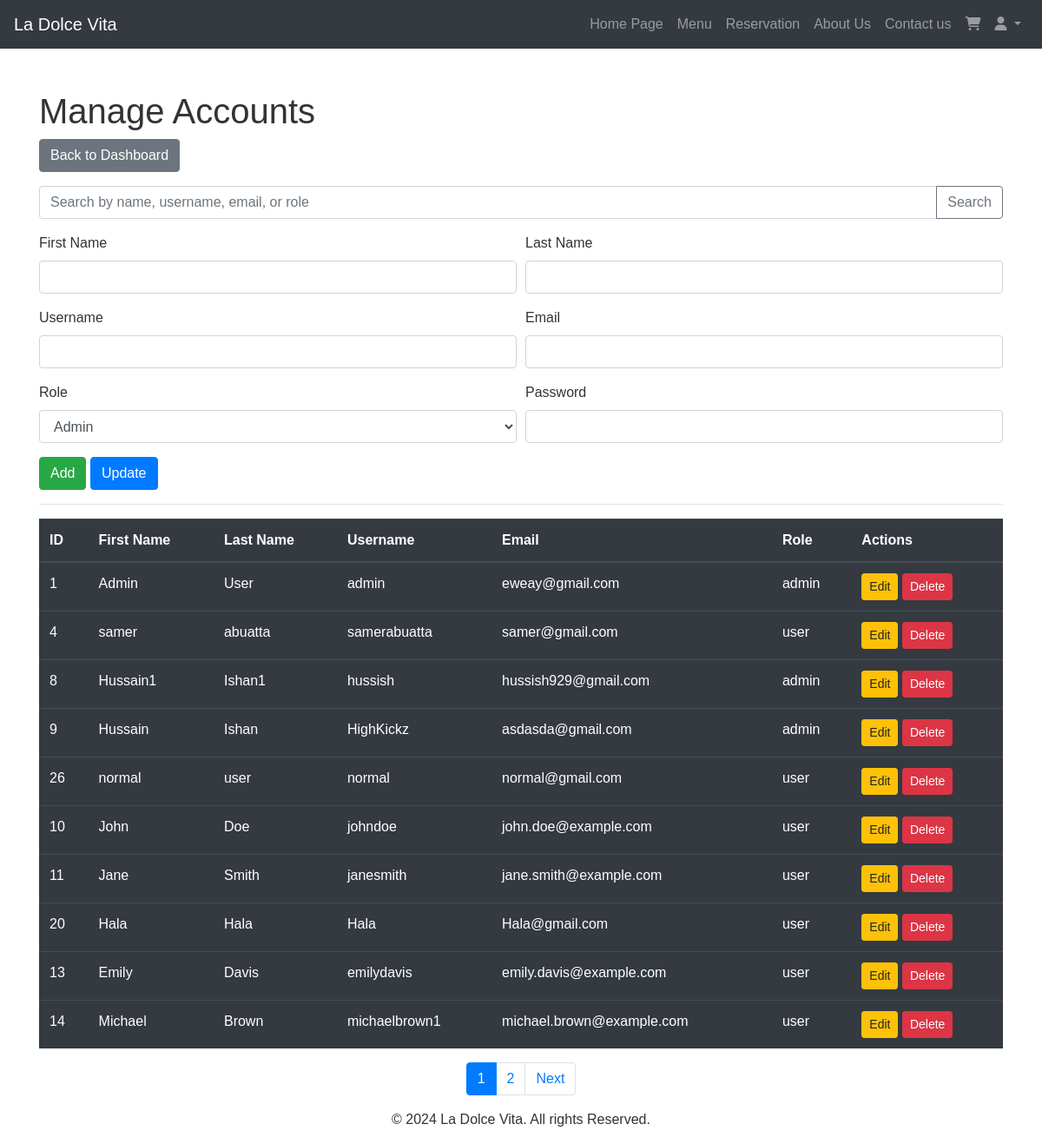
The app's page /index.php?page=admin_manage_accounts (signed in), older data.
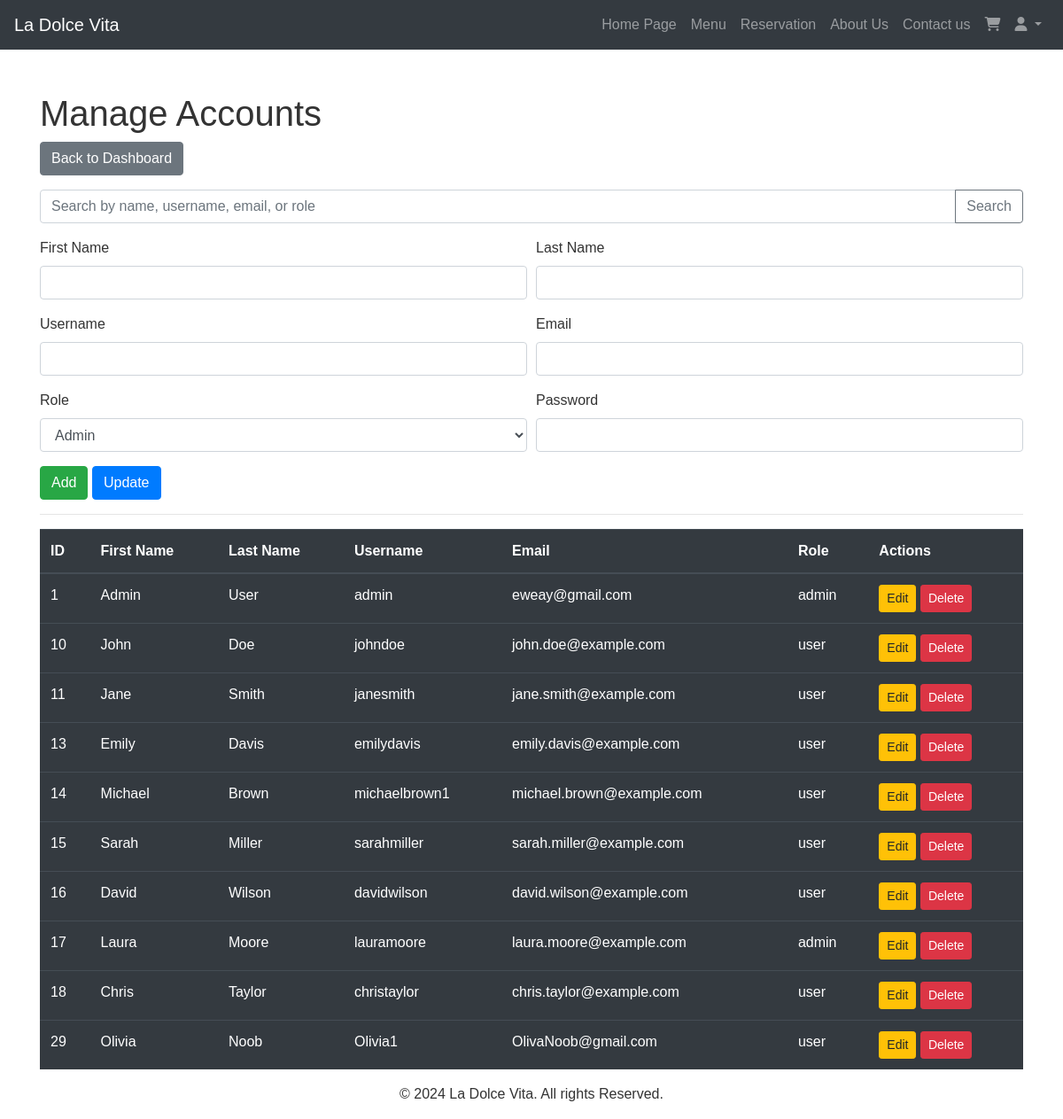
The same page, newer data.
### tables this page shows
CREATE TABLE IF NOT EXISTS `accounts` (
  `AccountID` int NOT NULL AUTO_INCREMENT,
  `FName` varchar(30) NOT NULL,
  `LName` varchar(30) NOT NULL,
  `Username` varchar(30) NOT NULL,
  `Password` varchar(255) NOT NULL,
  `Email` varchar(50) NOT NULL,
  `Role` enum('admin','user') NOT NULL DEFAULT 'user',
  PRIMARY KEY (`AccountID`),
  UNIQUE KEY `Username` (`Username`),
  UNIQUE KEY `Email` (`Email`)
);

### src/controller/admin/manage_accounts.php (the view, shortened to what the changed rows need)
<?php
require_once realpath(__DIR__ . '/../../../config/config.php');
require_once realpath(__DIR__ . '/../../../utils/utils.php');
$p = isset($_GET['p']) ? (int)$_GET['p'] : 1;
$limit = 10;
$offset = ($p - 1) * $limit;
$whereClause = '';
$params = [];
$paramTypes = '';
if ($whereClause) {
    $countSql = "SELECT COUNT(*) as total FROM accounts $whereClause";
    $stmt = $mysqli->prepare($countSql);
    $stmt->bind_param($paramTypes, ...$params);
    $stmt->execute();
    $resultCount = $stmt->get_result();
    $rowCount = $resultCount->fetch_assoc();
    $total = $rowCount['total'];
    $stmt->close();
} else {
    $countSql = "SELECT COUNT(*) as total FROM accounts";
    $resultCount = mysqli_query($mysqli, $countSql);
    $rowCount = mysqli_fetch_assoc($resultCount);
    $total = $rowCount['total'];
}
$totalPages = ceil($total / $limit);
if ($whereClause) {
    $sql = "SELECT * FROM accounts $whereClause LIMIT $limit OFFSET $offset";
    $stmt = $mysqli->prepare($sql);
    $stmt->bind_param($paramTypes, ...$params);
    $stmt->execute();
    $result = $stmt->get_result();
} else {
    $sql = "SELECT * FROM accounts LIMIT $limit OFFSET $offset";
    $result = mysqli_query($mysqli, $sql);
}
?>
<!DOCTYPE html>
<html lang="en">
<head>
    <link rel="stylesheet" href="https://stackpath.bootstrapcdn.com/bootstrap/4.5.2/css/bootstrap.min.css">
    <link rel="stylesheet" href="https://cdnjs.cloudflare.com/ajax/libs/font-awesome/5.15.4/css/all.min.css">
    <link rel="stylesheet" href="/assets/css/styles.css">
</head>
<body>
    <div class="container mt-5 ">
        <h1>Manage Accounts</h1>
        <div class="table-responsive">
            <table class="table table-dark table-hover">
                <thead>
                    <tr>
                        <th>ID</th>
                        <th>First Name</th>
                        <th>Last Name</th>
                        <th>Username</th>
                        <th>Email</th>
                        <th>Role</th>
                        <th>Actions</th>
                    </tr>
                </thead>
                <tbody>
                    <?php while($row = mysqli_fetch_assoc($result)): ?>
                        <tr>
                            <td><?php echo $row['AccountID']; ?></td>
                            <td><?php echo $row['FName']; ?></td>
                            <td><?php echo $row['LName']; ?></td>
                            <td><?php echo $row['Username']; ?></td>
                            <td><?php echo $row['Email']; ?></td>
                            <td><?php echo $row['Role']; ?></td>
                            <td>
                                <a href="javascript:void(0);" class="btn btn-warning btn-sm" onclick="editAccount(<?php echo $row['AccountID']; ?>, '<?php echo $row['FName']; ?>', '<?php echo $row['LName']; ?>', '<?php echo $row['Username']; ?>', '<?php echo $row['Email']; ?>', '<?php echo $row['Role']; ?>')">Edit</a>
                                <a href="index.php?page=admin_manage_accounts&delete_id=<?php echo $row['AccountID']; ?>"
                                class="btn btn-danger btn-sm"
                                onclick="return confirm('Are you sure you want to delete this account?');">
                                Delete
                                </a>
                            </td>
                        </tr>
                    <?php endwhile; ?>
                </tbody>
            </table>
            <?php
                $baseUrl = "index.php?page=admin_manage_accounts&";
                echo generatePaginationLinks($p, $totalPages, $baseUrl);
            ?>
        </div>
    </div>
</body>
</html>

### utils/utils.php (shortened to what the changed rows need)
<?php
function generatePaginationLinks($currentPage, $totalPages, $baseUrl) {
    $links = '';
    if ($totalPages <= 1) {
        return $links;
    }
    $links .= '<nav aria-label="Page navigation"><ul class="pagination justify-content-center">';
    for ($i = 1; $i <= $totalPages; $i++) {
        $active = ($i == $currentPage) ? ' active' : '';
        $links .= '<li class="page-item' . $active . '"><a class="page-link" href="' . $baseUrl . 'p=' . $i . '">' . $i . '</a></li>';
    }
    if ($currentPage < $totalPages) {
        $links .= '<li class="page-item"><a class="page-link" href="' . $baseUrl . 'p=' . ($currentPage + 1) . '">Next</a></li>';
    }
    $links .= '</ul></nav>';
    return $links;
}
?>

Row changes from the older to the newer data that the page shows:
removed accounts: AccountID "4", FName "samer", LName "abuatta", Username "samerabuatta", Email "samer@gmail.com", Role "user"
removed accounts: AccountID "8", FName "Hussain1", LName "Ishan1", Username "hussish", Email "hussish929@gmail.com", Role "admin"
removed accounts: AccountID "9", FName "Hussain", LName "Ishan", Username "HighKickz", Email "asdasda@gmail.com", Role "admin"
removed accounts: AccountID "26", FName "normal", LName "user", Username "normal", Email "normal@gmail.com", Role "user"
removed accounts: AccountID "20", FName "Hala", LName "Hala", Username "Hala", Email "Hala@gmail.com", Role "user"
now on this page (row unchanged): accounts: AccountID "15", FName "Sarah", LName "Miller", Username "sarahmiller", Email "sarah.miller@example.com", Role "user"
now on this page (row unchanged): accounts: AccountID "16", FName "David", LName "Wilson", Username "davidwilson", Email "david.wilson@example.com", Role "user"
now on this page (row unchanged): accounts: AccountID "17", FName "Laura", LName "Moore", Username "lauramoore", Email "laura.moore@example.com", Role "admin"
now on this page (row unchanged): accounts: AccountID "18", FName "Chris", LName "Taylor", Username "christaylor", Email "chris.taylor@example.com", Role "user"
now on this page (row unchanged): accounts: AccountID "29", FName "Olivia", LName "Noob", Username "Olivia1", Email "OlivaNoob@gmail.com", Role "user"
Text that changed along with them:
list line gone: "1"
list line gone: "2"
text no longer shown: "Next"
